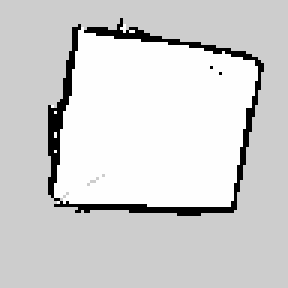
#> input picture src/IM/ressemblant/F.pgm, 96 x 96 px (shown 3 times larger)
$ python test_rmse.py F.pgm H.pgm 1.0 out.png
#> lines starting #> are read from the running program, lines starting #| are printed output that depends on the picture
import argparse
import cv2
import numpy as np
import sys

def compute_rmse(img1: np.ndarray, img2: np.ndarray) -> float:
    """Compute the root mean square error between two images."""
    if img1.shape != img2.shape:
        raise ValueError("Les images doivent avoir la même taille pour calculer le RMSE.")
    diff = img1.astype(np.float32) - img2.astype(np.float32)
    mse = np.mean(np.square(diff))
    return float(np.sqrt(mse))

def merge_images(img1: np.ndarray, img2: np.ndarray) -> np.ndarray:
    """Merge two images with a 50/50 weighted average."""
    # Si tailles différentes, redimensionner img2 pour matcher img1
    if img1.shape != img2.shape:
        img2 = cv2.resize(img2, (img1.shape[1], img1.shape[0]), interpolation=cv2.INTER_NEAREST)
    merged = cv2.addWeighted(img1, 0.5, img2, 0.5, 0)
    return merged

def main():
    parser = argparse.ArgumentParser(
        description="Calcule le RMSE entre deux images PGM et merge si au-dessus d'un seuil."
    )
    parser.add_argument("img1", help="Chemin vers la première image (PGM).")
    parser.add_argument("img2", help="Chemin vers la seconde image (PGM).")
    parser.add_argument("threshold", type=float, help="Seuil de RMSE au-dessus duquel on merge.")
    parser.add_argument("output", help="Chemin de sortie pour l'image fusionnée (PGM).")
    args = parser.parse_args()

    # Chargement des images en niveaux de gris
    im1 = cv2.imread(args.img1, cv2.IMREAD_GRAYSCALE)
#> im1 is the input picture: shape (96, 96); min 0, max 254, mean 210.4
    if im1 is None:
        print(f"Erreur : impossible de charger {args.img1}", file=sys.stderr)
        sys.exit(1)

    im2 = cv2.imread(args.img2, cv2.IMREAD_GRAYSCALE)
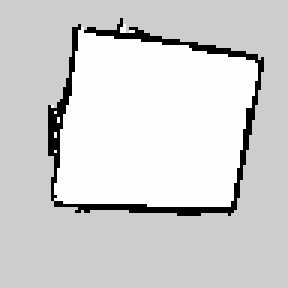
#> input picture src/IM/ressemblant/H.pgm, 96 x 96 px (shown 3 times larger)
#> im2 is the input picture: shape (96, 96); min 0, max 254, mean 210.8
    if im2 is None:
        print(f"Erreur : impossible de charger {args.img2}", file=sys.stderr)
        sys.exit(1)

    # Calcul du RMSE
    try:
        rmse_value = compute_rmse(im1, im2)
#> in compute_rmse, `diff = img1.astype(np.float32) - img2.astype(np.float32)`:
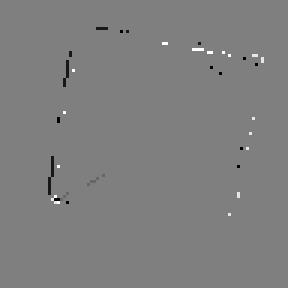
#> diff: shape (96, 96) float32 (shown 3 times larger); min -254, max 254, mean -0.4; drawn with min black and max white
#> in compute_rmse, `mse = np.mean(np.square(diff))`: mse = 382.6
#> rmse_value = 19.56
    except ValueError as e:
        print(f"Erreur : {e}", file=sys.stderr)
        sys.exit(1)

    print(f"RMSE entre {args.img1} et {args.img2} : {rmse_value:.2f}")
#| RMSE entre F.pgm et H.pgm : 19.56

    # Décision de fusion
    if rmse_value > args.threshold:
        print(f"RMSE > seuil ({args.threshold}), fusion des images.")
        out_img = merge_images(im1, im2)
    else:
        print(f"RMSE ≤ seuil ({args.threshold}), aucune fusion. Sauvegarde de la première image.")
        out_img = im1.copy()

    # Sauvegarde de l'image de sortie
    success = cv2.imwrite(args.output, out_img)
    if not success:
        print(f"Erreur : impossible d'écrire {args.output}", file=sys.stderr)
        sys.exit(1)

    print(f"Image de sortie enregistrée sous {args.output}")

if __name__ == "__main__":
    main()
